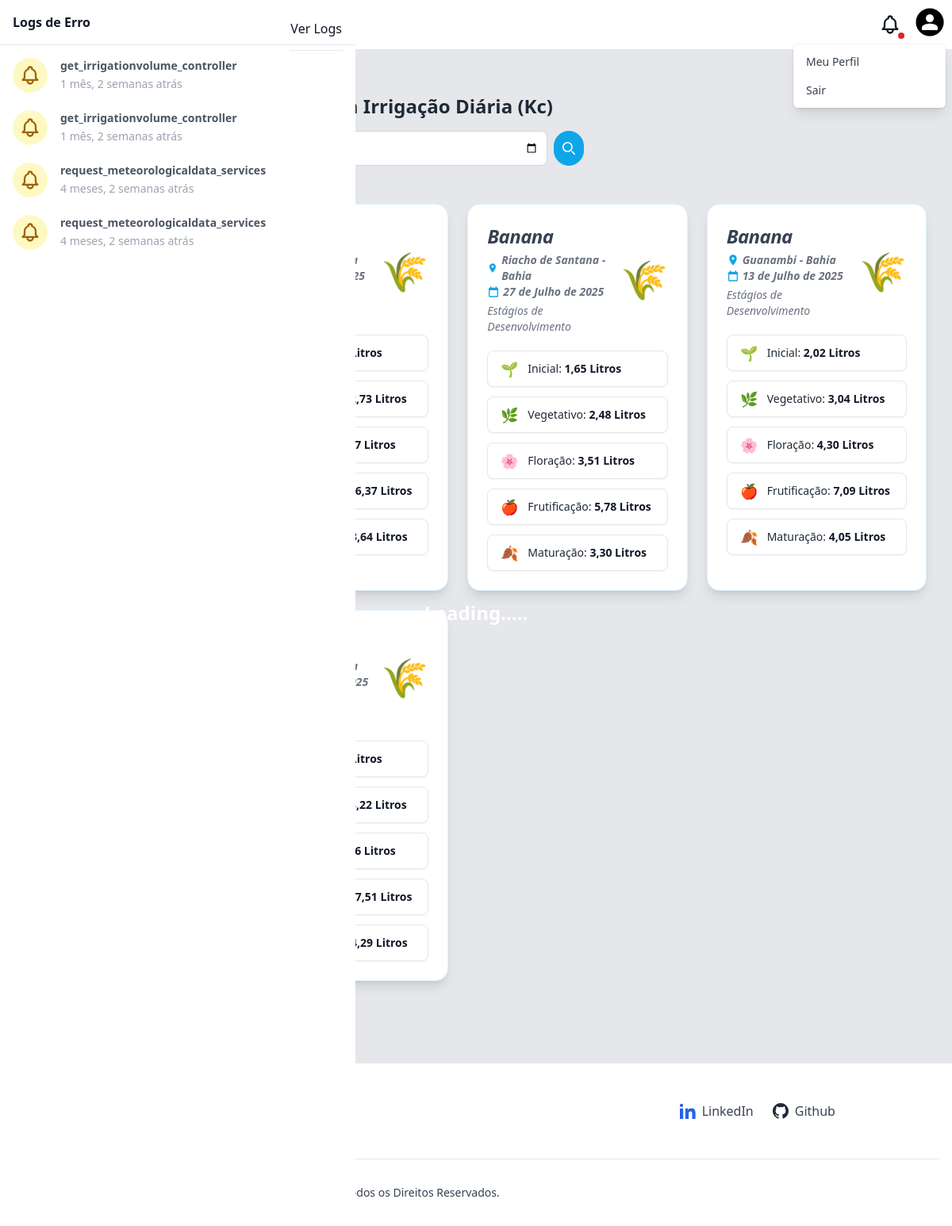
Before: /irrigationvolumes/dates/ (signed in) with the older database file.
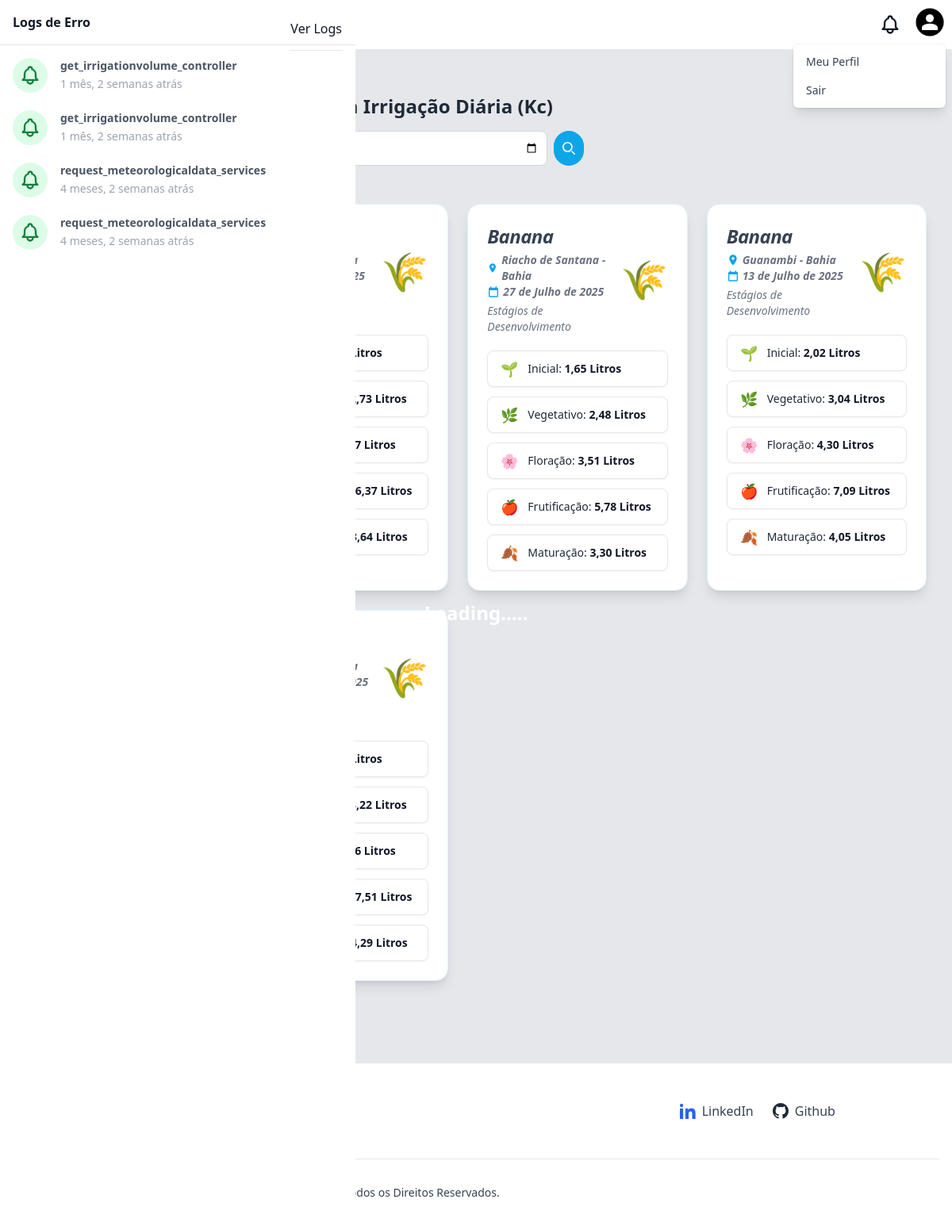
After: the same page with the newer database file.
### logs/models.py (models this page shows, shortened)
class Log(models.Model):
    reference = models.CharField(max_length=255)
    viewed = models.BooleanField(default=0)
    exception = models.JSONField()
    created_at = models.DateTimeField()

### irrigationvolumes/views.py (the view)
# urls.py: path('dates/', views.listForDate, name='irrigationvolume_list_date'),
@login_required(login_url='/auth/login/')
def listForDate(request):
    logs = Log.objects.order_by('-created_at')  # exemplo de order_by decrescente pela data
    hasUnread = logs.filter(viewed=False).exists()
    logs = logs[:12]
    dateQuery = request.GET.get('date', '')
    formCultureVegetable = CultureVegetableForm()
    IrrigationVolumeList = IrrigationVolume.objects.all()
    if dateQuery:
        parsedDate = parse_date(dateQuery)
        if parsedDate:
            IrrigationVolumeList = IrrigationVolumeList.filter(date=parsedDate)
    IrrigationVolumeList = IrrigationVolumeList.order_by('-date')
    paginator = Paginator(IrrigationVolumeList, 12)
    pageNumber = request.GET.get('page')
    pageObj = paginator.get_page(pageNumber)
    return render(request, 'irrigationvolume/listfordate.html', context={
        'user': request.user,
        'logs': logs,
        'page_obj': pageObj,
        'date_query': dateQuery,
        'form_culture_vegetable': formCultureVegetable,
        'today': date.today(),
        'has_unread': hasUnread
    })

### templates/irrigationvolume/listfordate.html (shortened to what the changed rows need)
{% extends "base.html" %}
{% load static %}
{% block content %}
<div class="antialiased font-sans min-h-[800px] bg-gray-200">
  <div class="container mx-auto py-2 px-4 sm:px-8">
    <div class="py-12">
      <div>
        <h2 class="text-2xl font-semibold leading-tight text-gray-800">
          Volumes para Irrigação Diária (Kc)
        </h2>
      </div>
    {% if page_obj %}
        <div class="grid grid-cols-1 sm:grid-cols-2 lg:grid-cols-3 gap-6 mt-12 mb-12">
          {% for irrigationvolume in page_obj %}
            <div class="bg-gradient-to-br from-white to-white rounded-2xl shadow-lg p-6 border border-sky-100 hover:shadow-2xl transition-shadow duration-300 w-full max-w-md mx-auto">
              <div class="flex items-center justify-between mb-5">
                <div>
                  <h2 class="text-2xl font-extrabold text-gray-700 italic tracking-tight">{{ irrigationvolume.culturevegetable.name }}</h2>
                </div>
              </div>
            </div>
          {% endfor %}
        </div>
      {% endif %}
    </div>
  </div>
</div>
{% endblock %}

### templates/base.html (shortened to what the changed rows need)
{% load static %}
<!DOCTYPE html>
<html lang="pt-br">
  <head>
    <link href="{% static 'css/style.css' %}" rel="stylesheet" />
    <link href="{% static 'css/base.css' %}" rel="stylesheet" />
    <link rel="stylesheet" href="https://unpkg.com/leaflet@1.9.4/dist/leaflet.css" />
  </head>
  <body>
    <div x-data="setup()" x-init="$refs.loading.classList.add('hidden'); setColors(color);" :class="{ 'dark': isDark}">
      <div class="flex h-screen antialiased text-gray-900 bg-gray-100 dark:bg-dark dark:text-light">
        <div class="flex-1 h-full overflow-x-hidden overflow-y-auto">
          <header class="relative bg-white dark:bg-darker">
            <div class="flex items-center justify-between p-2 border-b dark:border-primary-darker">
              <nav aria-label="Secondary" class="hidden space-x-2 md:flex md:items-center">
                <button
                  @click="openNotificationsPanel"
                  class="relative p-2 transition-colors duration-200 rounded-full text-primary-lighter bg-primary-50 hover:text-primary hover:bg-primary-100 dark:hover:text-light dark:hover:bg-primary-dark dark:bg-dark focus:outline-none focus:bg-primary-100 dark:focus:bg-primary-dark focus:ring-primary-darker"
                  id="openNotification"
                >
                  {% if has_unread %}
                    <span
                      id="notifyOn"
                      class="absolute top-8 right-1 block h-2 w-2 rounded-full bg-red-600 ring-2 ring-white"
                    ></span>
                  {% endif %}
                </button>
              </nav>
            </div>
          </header>
        {% block content %}
        {% endblock %}
        </div>
        <section
          x-transition:enter="transition duration-300 ease-in-out transform sm:duration-500"
          x-transition:enter-start="-translate-x-full"
          x-transition:enter-end="translate-x-0"
          x-transition:leave="transition duration-300 ease-in-out transform sm:duration-500"
          x-transition:leave-start="translate-x-0"
          x-transition:leave-end="-translate-x-full"
          x-ref="notificationsPanel"
          x-show="isNotificationsPanelOpen"
          @keydown.escape="isNotificationsPanelOpen = false"
          tabindex="-1"
          aria-labelledby="notificationPanelLabel"
          class="fixed inset-y-0 z-20 w-full max-w-xs bg-white dark:bg-darker dark:text-light sm:max-w-md focus:outline-none"
        >
          <div class="flex flex-col h-screen" x-data="{ activeTabe: 'action' }">
            <div class="flex-shrink-0">
              <div class="flex items-center justify-between px-4 pt-4 border-b dark:border-primary-darker">
                <h2 id="notificationPanelLabel" class="pb-4 font-semibold">Logs de Erro</h2>
              </div>
            </div>
            <div class="flex-1 pt-4 overflow-y-hidden hover:overflow-y-auto">
              {% if logs %}
                <div class="space-y-4" x-show.transition.in="activeTabe == 'action'">
                  {% for log in logs %}
                    <a class="block">
                      <div class="flex px-4 space-x-4">
                        <div class="relative flex-shrink-0">
                          <span class="inline-block p-2 overflow-visible rounded-full
                          {% if log.viewed %}
                            bg-green-100 text-green-700
                          {% else %}
                            bg-yellow-100 text-yellow-700
                          {% endif %}">
                          </span>
                          <div class="absolute h-24 p-px -mt-3 -ml-px bg-primary-50 left-1/2 dark:bg-primary-darker"></div>
                        </div>
                        <div class="flex-1 overflow-hidden">
                          <h5 class="text-sm font-semibold text-gray-600 dark:text-light">
                            {{ log.reference }}
                          </h5>
                          <span class="text-sm font-normal text-gray-400 dark:text-primary-light">
                            {{ log.created_at|timesince }} atrás
                          </span>
                        </div>
                      </div>
                    </a>
                  {% endfor %}
                </div>
              {% else %}
                <p class="text-gray-400 text-sm">Nenhum log encontrado.</p>
              {% endif %}
            </div>
          </div>
      </div>
    </div>
  </body>
</html>

Changed rows visible on the page:
changed Log (number 1 of 4 on the later page): viewed False → True (drawn)
changed Log (number 2 of 4 on the later page): viewed False → True (drawn)
changed Log (number 3 of 4 on the later page): viewed False → True (drawn)
changed Log (number 4 of 4 on the later page): viewed False → True (drawn)
